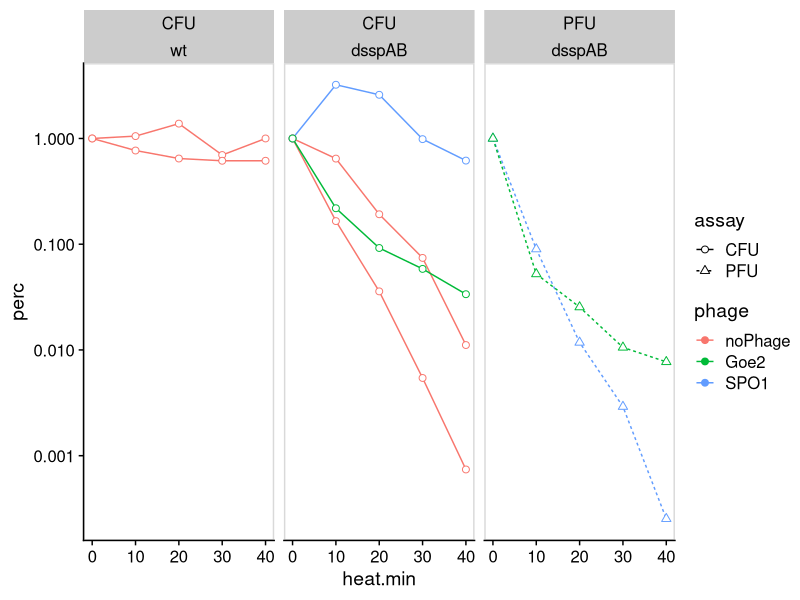
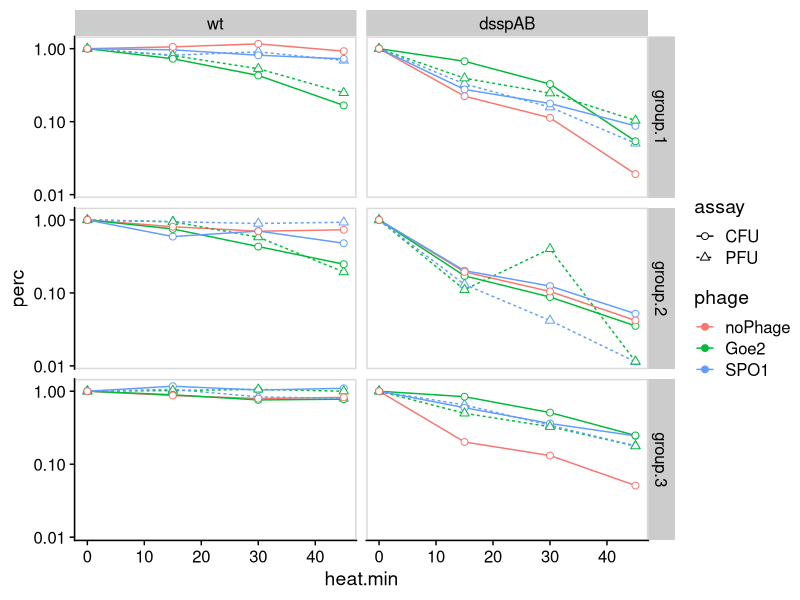
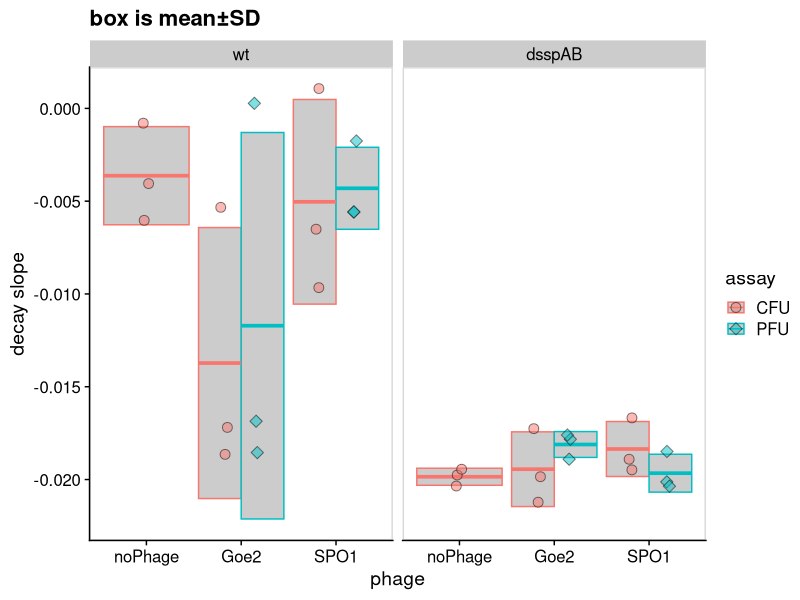

These figures' R source, in order:
## ---- chunk 1
library(tidyverse, quietly = T)
library(broom)
library(cowplot, quietly = T)
library(here)
# set_here("../")

## ---- chunk 2
d <- read_csv(here("data","ssp_data.csv"))

## ---- chunk 3
d%>%
  mutate(phage=fct_relevel(phage,c("noPhage","Goe2", "SPO1")))%>%
  mutate(host=fct_rev(host))%>%
  filter(host=="wt"|host=="dsspAB")%>%
  filter(!filter)%>%
  filter(group=="preliminary")%>%
  #there are 4 rows with data marked as "TMC" (=Too Many to Count) 
  # these are coerced into NA
  mutate(counts=as.numeric(counts ))%>%
  mutate(no.ml = counts/(dilution*ml.plated))%>%
  group_by(host,phage,assay, date)%>%
  mutate(perc = no.ml/no.ml[heat.min==0])%>%
  ggplot(aes(x=heat.min, y=perc))+
    geom_line(aes(group=interaction(date,assay),color=phage, linetype=assay))+
    geom_point(aes(group=interaction(date,assay),color=phage, shape=assay), size=2, fill="white")+
  scale_y_log10()+
  scale_shape_manual(values = c(21,24))+
    facet_wrap(assay~host)+
  theme_cowplot()+
  panel_border()
## ---- chunk 4
d%>%
  mutate(phage=fct_relevel(phage,c("noPhage","Goe2", "SPO1")))%>%
  mutate(host=fct_rev(host))%>%
  filter(host=="wt"|host=="dsspAB")%>%
  filter(!filter)%>%
  filter(group!="preliminary")%>%
  #there are 4 rows with data marked as "TMC" (=Too Many to Count) 
  # these are coerced into NA
  mutate(counts=as.numeric(counts ))%>%
  mutate(no.ml = counts/(dilution*ml.plated))%>%
  group_by(host,phage,assay, group)%>%
  mutate(perc = no.ml/no.ml[heat.min==0])%>%
  ggplot(aes(x=heat.min, y=perc))+
    geom_line(aes(color=phage, linetype=assay))+
    geom_point(aes(color=phage, shape=assay), size=2, fill="white")+
  scale_y_log10()+
  scale_shape_manual(values = c(21,24))+
    facet_grid(group~host)+
  theme_cowplot()+
  panel_border()
## ---- chunk 5
d.slopes <- 
d%>%
  mutate(phage=fct_relevel(phage,c("noPhage","Goe2", "SPO1")))%>%
  mutate(host=fct_rev(host))%>%
  filter(host=="wt"|host=="dsspAB")%>%
  filter(!filter)%>%
  filter(group!="preliminary")%>%
  #there are 4 rows with data marked as "TMC" (=Too Many to Count) 
  # these are coerced into NA
  mutate(counts=as.numeric(counts ))%>%
  mutate(no.ml = counts/(dilution*ml.plated))%>%
  group_by(host,phage,assay, group)%>%
  mutate(perc = no.ml/no.ml[heat.min==0]) %>%
   do(tidy(lm(perc~heat.min,.)))%>%
  filter(term=="heat.min")

  d.slopes
## ---- chunk 6

## ---- chunk 7

sum.slopes <- 
d.slopes%>%
  group_by(host, phage,assay)%>%
  summarise(slope=mean(estimate), ymin=slope-sd(estimate), ymax=slope+sd(estimate))%>%
  rename(estimate=slope)

d.slopes%>%
  ggplot(aes(x=phage, y=estimate))+
  geom_crossbar(data=sum.slopes, aes(ymin=ymin, ymax=ymax, color=assay), fill="grey80", position = position_dodge())+
  geom_point(aes(fill=assay, shape=assay),size=3, alpha=0.5,
             position = position_jitterdodge(jitter.width = 0.1,
                                            jitter.height = 0))+
  scale_shape_manual(values = c(21,23))+
  theme_cowplot()+
  panel_border()+
  facet_wrap(~host,nrow = 1)+
  ylab("decay slope")+
  ggtitle("box is mean±SD")
  # scale_y_log10() 
## ---- chunk 8
  aov(estimate~host+phage+assay+group, d.slopes)%>%
  summary(.)
